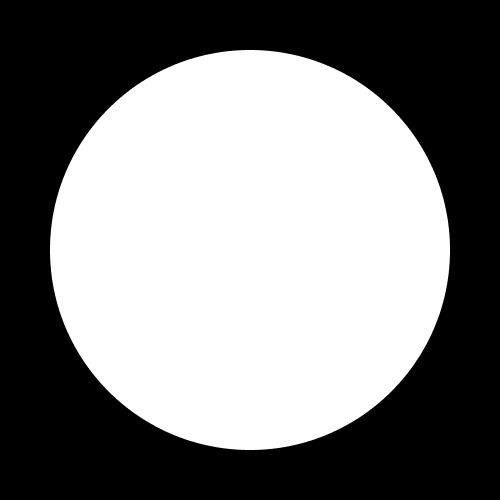
#> input picture Frame_1.jpg, 500 x 500 px
$ python Areas.py
#> lines starting #> are read from the running program, lines starting #| are printed output that depends on the picture; after the words box and inside, x2 and y2 are one past the last pixel; in counts of white or black regions, pixels touching at a corner belong together
import cv2

image_1 = cv2.imread('Frame_1.jpg')
#> image_1 is the input picture: shape (500, 500, 3); min 0, max 255, mean 128.2
image_2 = cv2.imread('Frame_2.jpg')
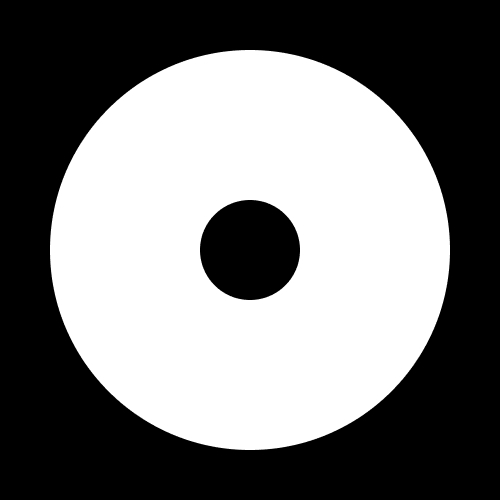
#> input picture Frame_2.jpg, 500 x 500 px
#> image_2 is the input picture: shape (500, 500, 3); min 0, max 255, mean 120.2
image_3 = cv2.imread('Frame_3.jpg')
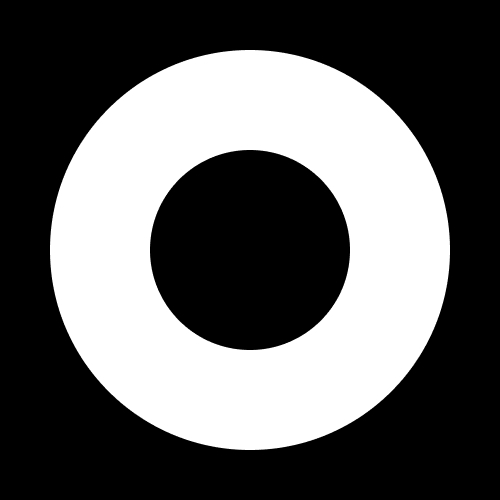
#> input picture Frame_3.jpg, 500 x 500 px
#> image_3 is the input picture: shape (500, 500, 3); min 0, max 255, mean 96.2

image_2 = cv2.cvtColor(image_2, cv2.COLOR_BGR2GRAY)
#> image_2: shape (500, 500)
ret_1, bw_2 = cv2.threshold(image_2, 90, 255, 0)
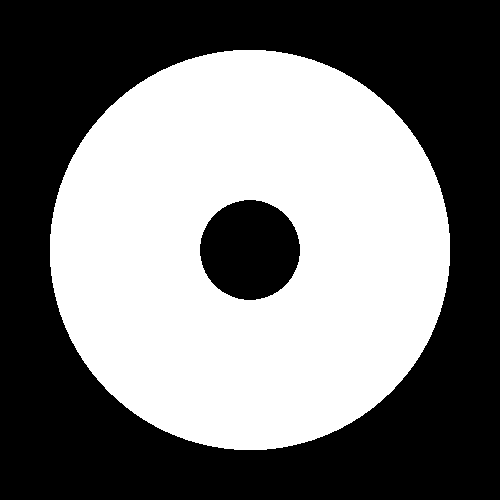
#> bw_2: shape (500, 500); 47.2% white; 1 white region, box (x1, y1, x2, y2) and area: (50, 50, 450, 450) 118092

image_1 = cv2.cvtColor(image_1, cv2.COLOR_BGR2GRAY)
#> image_1: shape (500, 500)
ret_2, bw_1 = cv2.threshold(image_1, 90, 255, 0)
#> bw_1: shape (500, 500); 50.4% white; 1 black region, box (x1, y1, x2, y2) and area: (0, 0, 500, 500) 124096

image_3 = cv2.cvtColor(image_3, cv2.COLOR_BGR2GRAY)
#> image_3: shape (500, 500)
ret_3, bw_3 = cv2.threshold(image_3, 90, 255, 0)
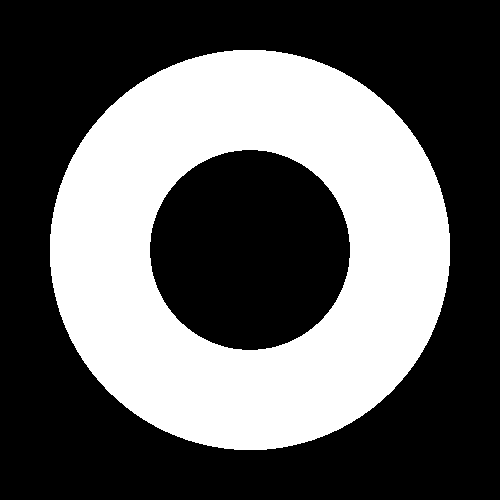
#> bw_3: shape (500, 500); 37.8% white; 1 white region

contours_1, hierarchy_1 = cv2.findContours(bw_1, cv2.RETR_TREE, cv2.CHAIN_APPROX_SIMPLE)
#> contours_1 = 1 contour; box (x1, y1, x2, y2) and area: (50, 50, 450, 450) 125337
areas_1 = []
for i in range(len(contours_1)):
    areas_1.append(cv2.contourArea(contours_1[i]))
#> this loop made 1 pass
#> after the loop, areas_1 = [125337]
print('areas_1: ', areas_1)
#| areas_1:  [125337.0]
print('length mas areas_1: ', len(contours_1))
#| length mas areas_1:  1

contours_2, hierarchy_2 = cv2.findContours(bw_2, cv2.RETR_TREE, cv2.CHAIN_APPROX_SIMPLE)
#> contours_2 = 2 contours; box (x1, y1, x2, y2) and area: (50, 50, 450, 450) 125337, (199, 199, 301, 301) 7953
areas_2 = []
for i in range(len(contours_2)):
    areas_2.append(cv2.contourArea(contours_2[i]))
#> this loop made 2 passes
#> after the loop, areas_2 = [125337, 7953]
print('areas_2: ', areas_2)
#| areas_2:  [125337.0, 7953.0]
print('length mas areas_2: ', len(contours_2))
#| length mas areas_2:  2

contours_3, hierarchy_3 = cv2.findContours(bw_3, cv2.RETR_TREE, cv2.CHAIN_APPROX_SIMPLE)
#> contours_3 = 2 contours; box (x1, y1, x2, y2) and area: (50, 50, 450, 450) 125337, (149, 149, 351, 351) 31619
areas_3 = []
for i in range(len(contours_3)):
    areas_3.append(cv2.contourArea(contours_3[i]))
#> after the loop, areas_3 = [125337, 31619]
print('areas_3: ', areas_3)
#| areas_3:  [125337.0, 31619.0]
print('length mas areas_3: ', len(contours_3))
#| length mas areas_3:  2

cv2.drawContours(image_1, contours_1, -1, (125, 125, 125), 3)
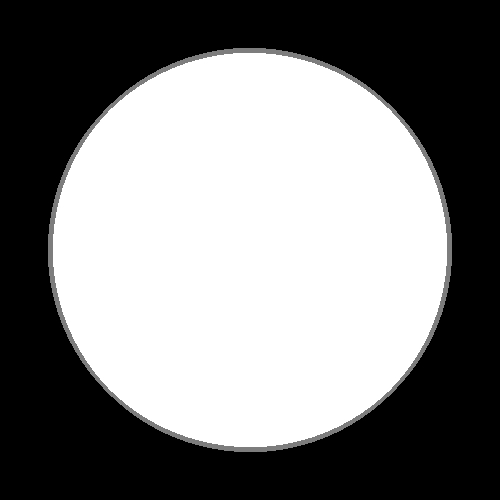
#> image_1: shape (500, 500); min 0, max 255, mean 127.8
cv2.drawContours(image_2, contours_2, -1, (125, 125, 125), 3)
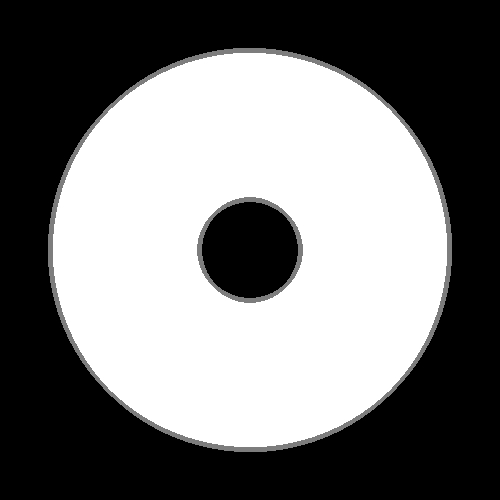
#> image_2: shape (500, 500); min 0, max 255, mean 119.7
cv2.drawContours(image_3, contours_3, -1, (125, 125, 125), 3)
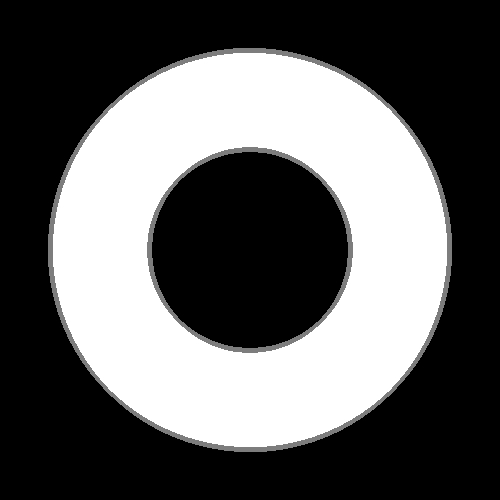
#> image_3: shape (500, 500); min 0, max 255, mean 95.5

while True:
    cv2.imshow('Frame_1', image_1)
    cv2.imshow('Frame_2', image_2)
    cv2.imshow('Frame_3', image_3)

    key = cv2.waitKey(30)
#> (key Esc is pressed here)
    if key == 27:
        break
cv2.destroyAllWindows()
